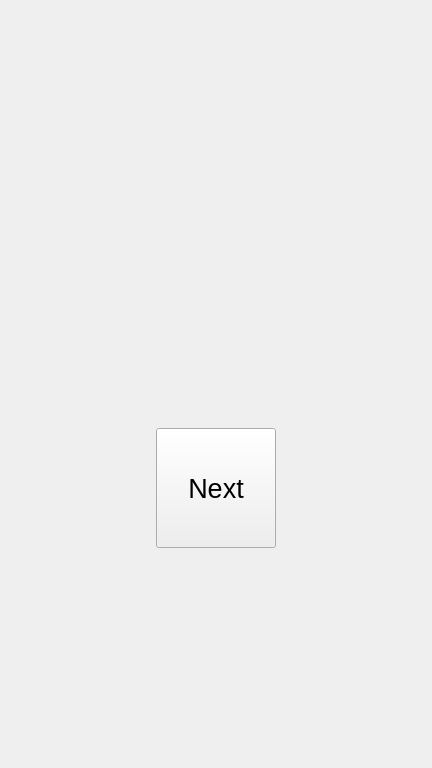
<?xml version="1.0" encoding="UTF-8"?>
<ui version="4.0">
 <class>Form</class>
 <widget class="QWidget" name="Form">
  <property name="geometry">
   <rect>
    <x>0</x>
    <y>0</y>
    <width>432</width>
    <height>768</height>
   </rect>
  </property>
  <property name="windowTitle">
   <string>Form</string>
  </property>
  <layout class="QVBoxLayout" name="verticalLayout" stretch="2,1,1">
   <item>
    <spacer name="verticalSpacer">
     <property name="orientation">
      <enum>Qt::Vertical</enum>
     </property>
     <property name="sizeHint" stdset="0">
      <size>
       <width>20</width>
       <height>180</height>
      </size>
     </property>
    </spacer>
   </item>
   <item>
    <layout class="QHBoxLayout" name="horizontalLayout">
     <item>
      <spacer name="horizontalSpacer">
       <property name="orientation">
        <enum>Qt::Horizontal</enum>
       </property>
       <property name="sizeHint" stdset="0">
        <size>
         <width>40</width>
         <height>20</height>
        </size>
       </property>
      </spacer>
     </item>
     <item>
      <widget class="QPushButton" name="pushButton">
       <property name="minimumSize">
        <size>
         <width>120</width>
         <height>120</height>
        </size>
       </property>
       <property name="maximumSize">
        <size>
         <width>120</width>
         <height>120</height>
        </size>
       </property>
       <property name="font">
        <font>
         <pointsize>20</pointsize>
        </font>
       </property>
       <property name="text">
        <string>Next</string>
       </property>
       <property name="shortcut">
        <string>Return</string>
       </property>
      </widget>
     </item>
     <item>
      <spacer name="horizontalSpacer_2">
       <property name="orientation">
        <enum>Qt::Horizontal</enum>
       </property>
       <property name="sizeHint" stdset="0">
        <size>
         <width>40</width>
         <height>20</height>
        </size>
       </property>
      </spacer>
     </item>
    </layout>
   </item>
   <item>
    <spacer name="verticalSpacer_2">
     <property name="orientation">
      <enum>Qt::Vertical</enum>
     </property>
     <property name="sizeHint" stdset="0">
      <size>
       <width>20</width>
       <height>363</height>
      </size>
     </property>
    </spacer>
   </item>
  </layout>
 </widget>
 <resources/>
 <connections>
  <connection>
   <sender>pushButton</sender>
   <signal>clicked()</signal>
   <receiver>Form</receiver>
   <slot>onClicked()</slot>
   <hints>
    <hint type="sourcelabel">
     <x>234</x>
     <y>295</y>
    </hint>
    <hint type="destinationlabel">
     <x>339</x>
     <y>367</y>
    </hint>
   </hints>
  </connection>
 </connections>
 <slots>
  <slot>onClicked()</slot>
 </slots>
</ui>
